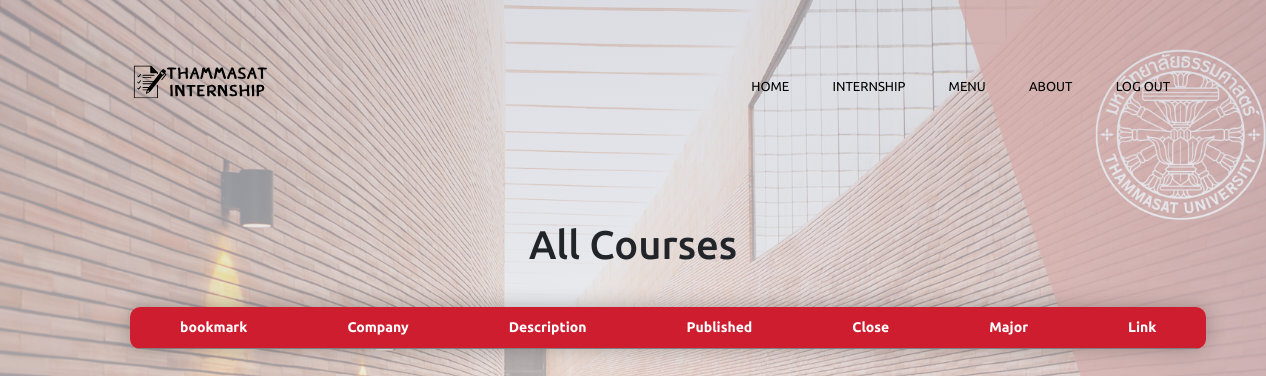
/main/CompanyList, run on an earlier commit of the app's database.
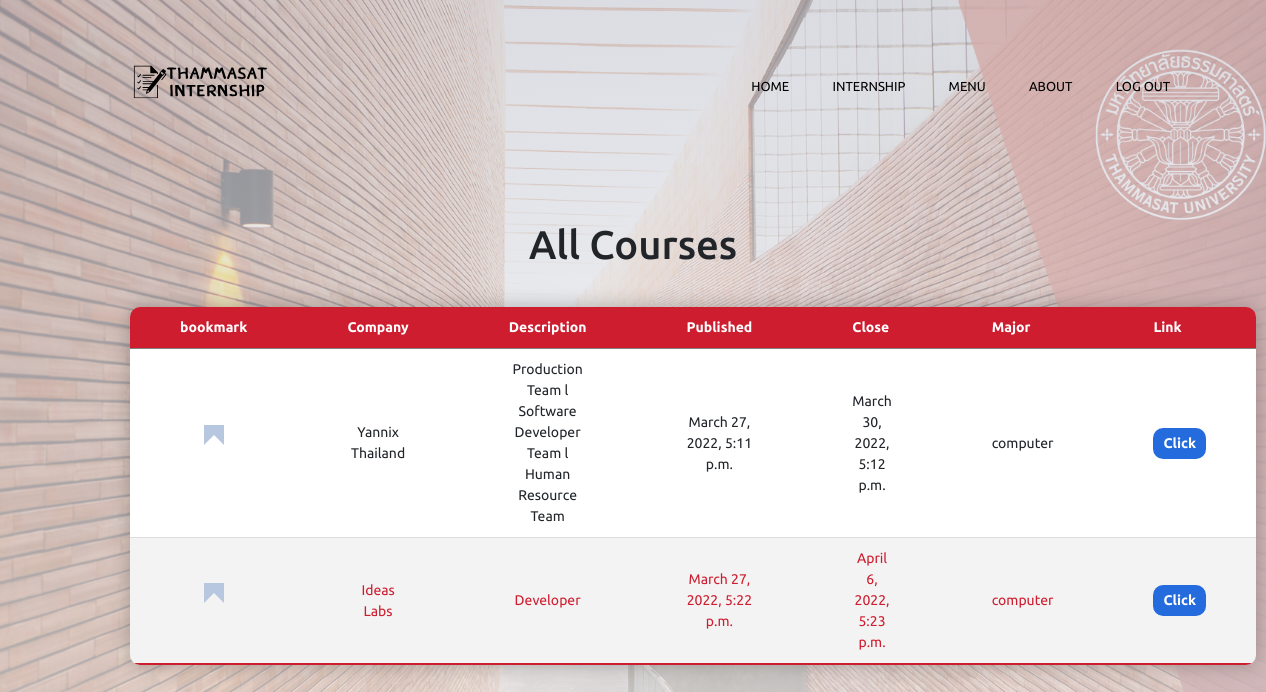
And on a later commit of the database.
### main/models.py (models this page shows, shortened)
class Company(models.Model):
    Company	= models.CharField(max_length=150, null = True,)
    Description = models.CharField(max_length=150, null = True,)
    Published = models.DateTimeField(default=timezone.now)
    close = models.DateTimeField(default=None)
    link = models.URLField(max_length=200,null = True,)

### main/views.py (the view)
# urls.py: path('CompanyList', views.company, name="company"),
def company(request):
    company = Company.objects.all()
    context = {"company": company}
    return render(request, "main/companylist.html", context)

### main/templates/main/companylist.html
{% extends "main/base_01.html" %}
{%block content%}
    <div class="containertable">
        <h1>All Courses</h1>
        <div class="table">
        <table class="content-table">
            <thead>
                <tr>
                    <th>bookmark</th>
                    <th>Company</th>
                    <th>Description</th>
                    <th>Published</th>
                    <th>Close</th>
                    <th>Major</th>
                    <th>Link</th>
                </tr>
            </thead>
            <tbody>
                {% for company in company %}
                <tr>
                    <th><input type="checkbox"></th>
                    <td>{{ company.Company}}</td>
                    <td>{{ company.Description}}</td>
                    <td>{{ company.Published}}</td>
                    <td>{{ company.close}}</td>
                    <td>computer</td>
                    <td><a href="{{ company.link }} ">Click</a></td>
                </tr>
                {% endfor %}
            </tbody>
        </table>
    </div>
{% endblock %}

### main/templates/main/base_01.html (shortened to what this page needs)
{% load static %}
<!DOCTYPE html>
<html>
<head>
  <link rel="stylesheet" href="https://stackpath.bootstrapcdn.com/font-awesome/4.7.0/css/font-awesome.min.css">
  <link href="https://cdn.jsdelivr.net/npm/bootstrap@5.1.3/dist/css/bootstrap.min.css" rel="stylesheet">
  <link rel="stylesheet" href="{%static 'css/base_main.css' %}">
  <link rel="stylesheet" href="{%static 'css/base_start.css' %}">
</head>
<section class="header">
    <nav>
      <a href="#">
        {% load static %}
        <img src="{% static 'css/images/tulogo.svg' %}" /></a>
  <div class="nav-links" id="navLinks">
    <ul>
      <li><a href="{% url 'main:index' %}">Home</a></li>
      <li><a href="{% url 'main:news' %}">Internship</a></li>
      <li><a href="#">Menu</a>
            <li><a href = "#" >sub3</a></li></li>
        </ul>
      </div>
      <li><a href="#" class="About">About</a>
      </li>
      <li ><a href="{% url 'user:logout' %}">Log out</a></li>
</nav>
</section>
<section class="body">
{% block content %}
{% endblock %}
  </section>

### static/css/base_main.css (style rules this page uses)
* { margin: 0; padding: 0; font-family: 'Ubuntu', sans-serif; }
nav { display: flex; padding: 2% 6%; justify-content: space-between; align-items: center; }
nav img { width: 250px; }
.nav-links { flex: 1; text-align: right; }
.nav-links ul li { list-style: none; display: inline-block; padding: 20px 20px; position: relative; }
.nav-links ul li a { color: black; text-decoration: none; text-transform: uppercase; font-size: 13px; }
.nav-links ul li::after { content: ''; width: 0%; height: 2px; background: #f44336; display: block; margin: auto; }
.containertable { position: relative; width: 100%; padding: 30px; display: flex; justify-content: center; align-items: center; text-align: center; flex-direction: column; table-layout: fixed; }
.containertable .content-table { border-collapse: collapse; margin: 30px 100px; font-size: 14px; min-width: 400px; border-radius: 10px; overflow: hidden; box-shadow: 0 0 20px rgba(0, 0, 0, 0.25); }
.containertable .content-table thead tr { background-color: #ce1d2f; color: #ffffff; text-align: left; font-weight: bold; }
.containertable .content-table th, .containertable .content-table td { padding: 10px 50px 10px 50px; }
.containertable .content-table tbody tr { border-bottom: 1px solid #dddddd; text-overflow: ellipsis; overflow: hidden; background-color: white; width: 11em; word-wrap: break-word; }
.containertable .content-table tbody tr:nth-of-type(even) { background-color: #f3f3f3; color: #ce1d2f; }
.containertable .content-table tbody tr:last-of-type { border-bottom: 2px solid #ce1d2f; }
.containertable .content-table tbody tr a { position: relative; display: inline-block; padding: 5px 10px; background: #246bdd; color: white; border-radius: 10px; text-decoration: none; transition: 0.5s; font-weight: bold; }

What changed in the data, as far as the page shows it:
added Company: Company "Yannix Thailand", Description "Production Team l Software Developer Team l Human Resource Team", Published "March 27, 2022, 5:11 p.m.", close "March 30, 2022, 5:12 p.m."
added Company: Company "Ideas Labs", Description "Developer", Published "March 27, 2022, 5:22 p.m.", close "April 6, 2022, 5:23 p.m."
